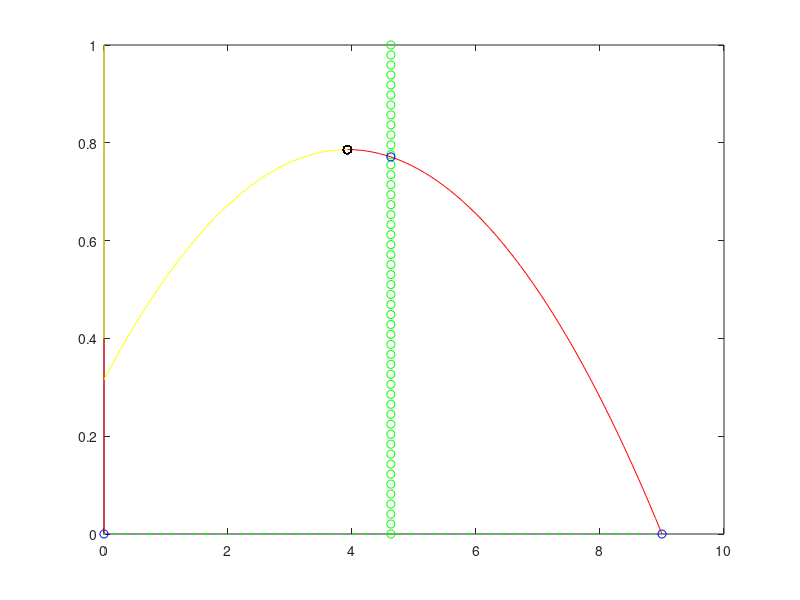

MATLAB code to generate this figure: (Note: this script raises an error after producing the figure.)
clc;
clear all ;
%%%%%%%%%%%%%%%%%%%%%%%%%%%%%%%%%%%%%%%%%%%%%%%%%%%
%% Fig2 %equilibrium points, manifolds and trajectory evolution for setting T=287
%%%%%%%%%%%%%%%%%%%%%%%%%%%%%%%%%%%%%%%%%%%%%%%%%%%%
global e m a h K ropt Tr Sr 



Tr=290.15;
e=5.99189*10^(-4);
a=217.59894;h=0.004;m=0.12;K=9;Sr=6;ropt=78.8399;

T=273;

v1=(ropt*exp(-(T-Tr).^2/(2*Sr*Sr)));

% nullcline
R=linspace(0,K,50);
C=0.*ones(1,50);
plot(R,C,'g.')
hold on;

R=m/(e*a-m*a*h).*ones(1,50);
Cs=(v1./a).*(1-R/K).*(1+a*h*R);
C=linspace(0,1,50);
plot(R,C,'go')%fixed point
%%eqm
R=0;C=0;
plot(R,C,'bo')
hold on;

C=0;R=(K);
plot(R,C,'bo')
hold on;

C=linspace(0,0.4,50);
R=0.*ones(1,50);
plot(R,C,'-r') %manifold

C=linspace(0.4,1,50);
R=0.*ones(1,50);
plot(R,C,'-y') %manifold


for T=287
    T
FP=((a*h*K-1)/(2*a*h));
R=linspace(0,FP,50);

v1=(ropt*exp(-(T-Tr).^2/(2*Sr*Sr)));
C=(v1./a).*(1-(R/K)).*(1+a*h*R);
plot(R,C,'-y') %manifold
hold on;


R=linspace(FP,K,50);

v1=(ropt*exp(-(T-Tr).^2/(2*Sr*Sr)));
C=(v1./a).*(1-(R/K)).*(1+a*h*R);
plot(R,C,'-r') %manifold
hold on;
%%%%%%%%%%%%%%%%%%%%%%%%%%%%%%%%%%%%%%%%%%%%%%%%%%%%%%%%%%%%%%%%%
%%%%%%%%%%%%%%%%%%%%%%%%%%%%%%%%%%%%%%%%%%%%%%%%%%%%%%%%%%%%%%%%%

%%eqm
R=m/(e*a-m*a*h);
C=(v1./a).*(1-R/K).*(1+a*h*R);
plot(R,C,'bo')
hold on; 

%%%%%%%%%%%%%%%%%%%%%%%%%%%%%%%%%%%%%%%%%%%%%%%%%%%%%%%%%%%%%%%%%%%%
%%fold point
R=((a*h*K-1)/(2*a*h)).*ones(1,50);
C=(v1./a).*(1-R/K).*(1+a*h*R);
plot(R,C,'-ko')
hold on;

%%%%%%%%%%%%%%%%%%%%%%%%%%%%%%%%%%%%%%%%%%%%%%%%%%%%%%%%%%%%%%%%%%%%
%%trajectory
ini=[7 0.007];
ts=0:0.01:1000;

f=@(t,z)[(1/eps)*((ropt*exp(-(T-Tr)^2/(2*Sr*Sr))*z(1)*(1-(z(1)/K))-((a*z(1)*z(2))/(1+a*h*z(1)))));((e*a*z(1)*z(2))/(1+a*h*z(1)))-m*z(2)];
[ts,zz]=ode15s(f,ts,ini); %% ode solver

plot(zz(1:end,1),zz(1:end,2),'-k.')
hold on;

end



%%%%%%%%%%%%%%%%%%%%%%%%%%%%%%%%%%%%%%%%%%%%%%%%%%%%%%%%
